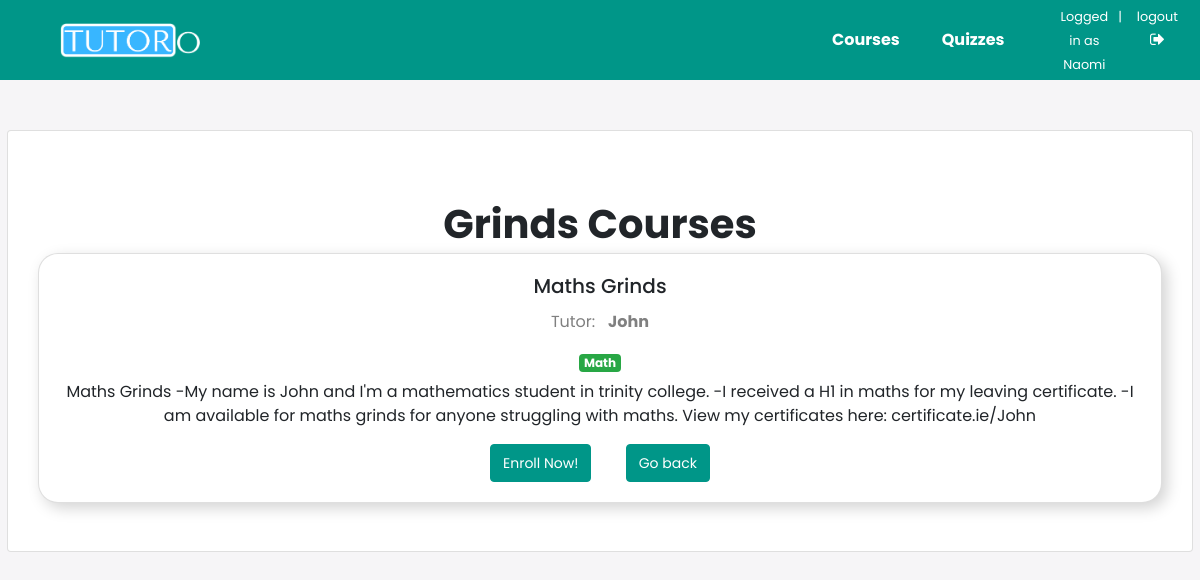
The page /studentdash/home/1/ (signed in) on the database its author committed.
### quiz/models.py (models this page shows, shortened)
class User(AbstractUser):
    is_student = models.BooleanField(default=False)
    is_tutor = models.BooleanField(default=False)

class Subject(models.Model):
    name = models.CharField(max_length=30)
    color = models.CharField(max_length=7, default='#007bff')
    def get_html_badge(self):
        name = escape(self.name)
        color = escape(self.color)
        html = '<span class="badge badge-primary" style="background-color: %s">%s</span>' % (color, name)
        return mark_safe(html)

### dashboard/models.py (models this page shows, shortened)
class Course(models.Model):
    name = models.CharField(max_length=255)
    description = models.TextField()
    subject = models.ForeignKey(Subject, on_delete=models.CASCADE)
    student = models.ManyToManyField(User, related_name='members')
    tutor = models.ForeignKey(User, on_delete=models.CASCADE, related_name='courses')

### dashboard/views/student_dashboard.py (the view)
# urls.py: path('home/<int:pk>/', student_dashboard.CourseDetailView.as_view(), name='course_detail'),
@method_decorator([login_required, student_required], name='dispatch')
class CourseDetailView(DetailView):
    model = Course
    template_name = 'dashboard/students/course_detail.html'

### dashboard/templates/dashboard/students/course_detail.html
{% extends 'dashboard/base.html' %}
{% block content %}
    <h1>Grinds Courses</h1>
    <div class="card" style="font-family: 'Poppins', sans-serif; margin: 0 30px 0 30px; border-radius: 20px; box-shadow: 5px 5px 15px LightGrey; text-align: center;">
      <div class="card-body">
        <h5 class="card-title">{{ object.name }}</h5>
        <p class="card-text" style="color: gray;"><label>Tutor:</label> &nbsp;&nbsp;<strong>{{object.tutor.first_name}}</strong></p>
        <h6 class="card-subtitle mb-2 text-muted">{{ object.subject.get_html_badge }}</h6>
        <p class="card-text">{{object.description}}</p>
        <button class="btn btn-success" style="margin: 0 15px 0 15px; border-color: #009688; background-color: #009688;"><a href="{% url 'studentdash:course_enroll' course.id %}">Enroll Now!</a></button>
        <button class="btn btn-success" style="margin: 0 15px 0 15px; border-color: #009688; background-color: #009688;"><a href="{% url 'studentdash:course_home' %}" class="card-link">Go back</a></button>
      </div>
    </div>
    <br><br>
{% endblock %}

### dashboard/templates/dashboard/base.html (shortened to what this page needs)
<!DOCTYPE html>
{% load static %}
<!DOCTYPE html>
<html lang="en" dir="ltr">
  <head>
    <link rel="stylesheet" href="https://stackpath.bootstrapcdn.com/bootstrap/4.5.2/css/bootstrap.min.css">
    <link rel="stylesheet" href="https://stackpath.bootstrapcdn.com/font-awesome/4.7.0/css/font-awesome.min.css">
    <link rel="stylesheet" href="{% static '/css/style.css'%}">
  </head>
  <body>
    {% if user.is_student == True %}
      <div class="navbar">
      	<a href="{% url 'studentdash:course_home' %}"><img src="../../../static/images/TutorO_Logo.png" class="home-logo"></a>
        <ul class="links">
          <li><a href="{% url 'studentdash:course_home' %}">Courses</a></li>
      		<li><a href="{% url 'students:quiz_list' %}">Quizzes</a></li>
          <li>
            <ul style="padding: 0 10px 0 30px; float: right">
              <li><a href="" style="cursor: default; padding: 0; margin: 0 0 0 0; text-align:center; "><small>Logged in as {{user.first_name}}</small></a></li>
              <li><a href="" style="cursor: default; margin:0 5px 0 0; padding: 0;"><small>|</small></a></li>
          		<li><a href="{% url 'logout' %}" style="padding: 0; margin: 0 0 0 0; text-align: center"><small>logout</small><i class="fa fa-sign-out" aria-hidden="true"></i></a></li>
            </ul>
          </li>
        </ul>
      </div>
    {% endif %}
<div class="content-wrapper" style="margin-top:100px">
    <div class="card mb-3" style="margin-top:50px">
      <div class="card-body">
        </div>
      <br>
      {% block content %}
      {% endblock %}
      </div>
    </div>
  </body>
</html>

### static/css/style.css (style rules this page uses)
body { background: #f6f5f7; display: flex; justify-content: center; align-items: center; flex-direction: column; font-family: 'Poppins', sans-serif; height: 100vh; margin: -20px 0 50px; }
.content-wrapper { width: 98.82vw; height: 100%; }
h1 { font-weight: bold; margin: 0; text-align: center; padding: 5px; }
ul { decoration: none; list-style: none; font-size: 14px; display: flex; padding-top: 5px; padding-bottom: 5px; padding-left: 0; margin: 0; }
li { padding-right: 10px; }
a { color: #fff; text-decoration: none; font-size: 14px; margin: 15px 0; }
.navbar { position: fixed; z-index: 10; left: 0; right: 0; top: 0; font-family: 'Poppins', sans-serif; padding: 0 5%; height: 80px; background-color: #009688; }
.navbar .home-logo { float: left; width: auto; height: 35px; display: flex; align-items: center; font-size: 24px; }
.navbar .links { float: right; padding: 0; margin: 0; width: 30%; height: 100%; display: flex; justify-content: space-around; align-items: center; }
.navbar .links li { list-style: none; }
.navbar .links a { display: block; padding: 1em; font-size: 16px; font-weight: bold; color: #fff; text-decoration: none; }
button { border: 3px #009688; border-radius: 5px; margin: 8px 0; outline: none; padding: 5px 12px 5px 12px; box-sizing: border-box; border-color: #009688; font-family: 'Poppins', sans-serif; font-weight: normal; font-size: 17px; color: #fff; background-color: #009688; }

### rows shown on the page
User: first_name "Naomi"
Course: name "Maths Grinds", tutor.first_name "John", subject.get_html_badge "Math", description "Maths Grinds -My name is John and I'm a mathematics student in trinity college. -I received a H1 in maths for my leaving certificate. -I am available for maths grinds for anyone struggling with maths. View my certificates here: certificate.ie/John"
